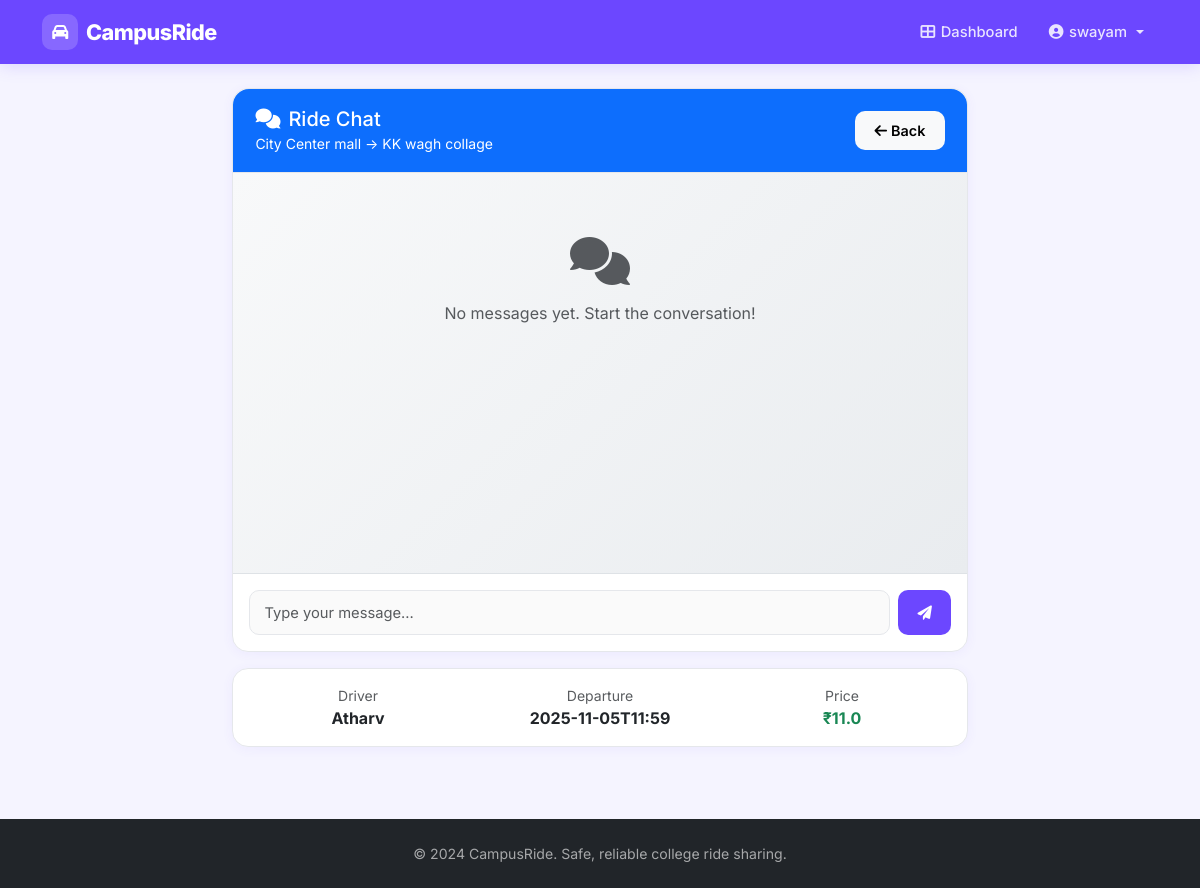
Screenshot of /chat/4 (signed in) with the database file from the repository.
### app.py (models this page shows)
class Booking(db.Model):
    __tablename__ = 'bookings'
    id = db.Column(db.Integer, primary_key=True)
    ride_id = db.Column(db.Integer, db.ForeignKey('rides.id'), nullable=False)
    passenger_email = db.Column(db.String(255), db.ForeignKey('users.email'), nullable=False)
    passenger_name = db.Column(db.String(255), nullable=False)
    pickup_location = db.Column(db.Text)
    dropoff_location = db.Column(db.Text)
    amount_paid = db.Column(db.Numeric(10, 2), default=0.00)
    payment_status = db.Column(db.String(50), default='pending')
    booked_at = db.Column(db.String(50), nullable=False)

class Ride(db.Model):
    __tablename__ = 'rides'
    id = db.Column(db.Integer, primary_key=True)
    driver_email = db.Column(db.String(255), db.ForeignKey('users.email'), nullable=False)
    driver_name = db.Column(db.String(255), nullable=False)
    origin = db.Column(db.Text, nullable=False)
    destination = db.Column(db.Text, nullable=False)
    departure_time = db.Column(db.String(50), nullable=False)
    seats_available = db.Column(db.Integer, nullable=False)
    price_per_seat = db.Column(db.Numeric(10, 2), default=0.00)
    route_waypoints = db.Column(db.Text)
    ride_status = db.Column(db.String(50), default='active')
    completed_at = db.Column(db.String(50))
    distance_km = db.Column(db.Numeric(5, 2), default=0.00)
    created_at = db.Column(db.String(50), nullable=False)
    bookings = db.relationship('Booking', backref='ride', lazy=True, cascade='all, delete-orphan')
    messages = db.relationship('ChatMessage', backref='ride', lazy=True, cascade='all, delete-orphan')

### app.py (the view)
@app.route('/chat/<int:ride_id>')
def chat(ride_id):
    if 'email' not in session:
        flash('You must be logged in to chat.', 'error')
        return redirect(url_for('login'))
    ride = Ride.query.get(ride_id)
    if not ride:
        flash('Ride not found.', 'error')
        return redirect(url_for('dashboard'))
    is_driver = ride.driver_email == session['email']
    is_passenger = Booking.query.filter_by(ride_id=ride_id, passenger_email=session['email']).first() is not None
    if not (is_driver or is_passenger):
        flash('You are not part of this ride.', 'error')
        return redirect(url_for('dashboard'))
    messages = ChatMessage.query.filter_by(ride_id=ride_id).order_by(ChatMessage.timestamp.asc()).all()
    return render_template('chat.html',
                           ride=ride_to_dict(ride),
                           messages=[{c.name: getattr(m, c.name) for c in m.__table__.columns} for m in messages])

### app.py (called while the page is built)
def ride_to_dict(ride):
    d = {c.name: getattr(ride, c.name) for c in ride.__table__.columns}
    d['price_per_seat'] = float(d['price_per_seat'] or 0)
    d['distance_km'] = float(d['distance_km'] or 0)
    d['amount_paid'] = float(d.get('amount_paid') or 0) if 'amount_paid' in d else 0
    return d

### templates/chat.html (shortened to what this page needs)
{% extends "layout.html" %}
{% block content %}
<div class="container py-4">
    <div class="row justify-content-center">
        <div class="col-md-8">
            <div class="card">
                <div class="card-header bg-primary text-white">
                    <div class="d-flex justify-content-between align-items-center">
                        <div>
                            <h5 class="mb-0">
                                <i class="fas fa-comments me-2"></i>Ride Chat
                            </h5>
                            <small>{{ ride.origin }} → {{ ride.destination }}</small>
                        </div>
                        <a href="{{ url_for('dashboard') }}" class="btn btn-light btn-sm">
                            <i class="fas fa-arrow-left me-1"></i>Back
                        </a>
                    </div>
                </div>
                <div class="card-body p-0">
                    <div id="chat-messages" class="chat-container" style="height: 400px; overflow-y: auto; padding: 1rem;">
                        {% if messages %}
                            {% for message in messages %}
                            <div class="message mb-3 {{ 'text-end' if message.sender_email == session.email else 'text-start' }}">
                                <div class="d-inline-block">
                                    <div class="message-bubble {{ 'bg-primary text-white' if message.sender_email == session.email else 'bg-light' }}"
                                         style="max-width: 70%; padding: 0.75rem; border-radius: 1rem;">
                                        <div class="message-text">{{ message.message }}</div>
                                        <small class="message-time {{ 'text-white-50' if message.sender_email == session.email else 'text-muted' }}">
                                            {{ message.sender_name }} • {{ message.timestamp }}
                                        </small>
                                    </div>
                                </div>
                            </div>
                            {% endfor %}
                        {% else %}
                            <div class="text-center text-muted py-5">
                                <i class="fas fa-comments fa-3x mb-3"></i>
                                <p>No messages yet. Start the conversation!</p>
                            </div>
                        {% endif %}
                    </div>
                    <div class="border-top p-3">
                        <form method="POST" action="{{ url_for('send_message', ride_id=ride.id) }}" class="d-flex gap-2">
                            <input type="text" name="message" class="form-control"
                                   placeholder="Type your message..." required maxlength="500">
                            <button type="submit" class="btn btn-primary">
                                <i class="fas fa-paper-plane"></i>
                            </button>
                        </form>
                    </div>
                </div>
            </div>
            <div class="card mt-3">
                <div class="card-body">
                    <div class="row text-center">
                        <div class="col-4">
                            <div class="text-muted small">Driver</div>
                            <div class="fw-bold">{{ ride.driver_name }}</div>
                        </div>
                        <div class="col-4">
                            <div class="text-muted small">Departure</div>
                            <div class="fw-bold">{{ ride.departure_time }}</div>
                        </div>
                        <div class="col-4">
                            <div class="text-muted small">Price</div>
                            <div class="fw-bold text-success">₹{{ ride.price_per_seat }}</div>
                        </div>
                    </div>
                </div>
            </div>
        </div>
    </div>
</div>
{% endblock %}

### templates/layout.html (shortened to what this page needs)
<!DOCTYPE html>
<html lang="en">
<head>
    <link href="https://cdn.jsdelivr.net/npm/bootstrap@5.3.0/dist/css/bootstrap.min.css" rel="stylesheet">
    <link href="https://cdnjs.cloudflare.com/ajax/libs/font-awesome/6.0.0/css/all.min.css" rel="stylesheet">
</head>
<body>
    <nav class="navbar navbar-expand-lg navbar-dark">
        <div class="container">
            <a class="navbar-brand" href="{{ url_for('index') }}">
                <span class="brand-icon"><i class="fas fa-car"></i></span>
                CampusRide
            </a>
            <div class="collapse navbar-collapse" id="navbarNav">
                <ul class="navbar-nav ms-auto align-items-lg-center gap-lg-1">
                    {% if session.email %}
                        <li class="nav-item">
                            <a class="nav-link" href="{{ url_for('dashboard') }}">
                                <i class="fas fa-th-large"></i>Dashboard
                            </a>
                        </li>
                        <li class="nav-item dropdown">
                            <a class="nav-link dropdown-toggle" href="#" id="navbarDropdown" role="button" data-bs-toggle="dropdown">
                                <i class="fas fa-user-circle"></i>{{ session.name }}
                            </a>
                        </li>
                    {% endif %}
                </ul>
            </div>
        </div>
    </nav>
    <div class="toast-container position-fixed top-0 end-0 p-3" style="z-index: 1055;">
    </div>
    <main>
        {% block content %}{% endblock %}
    </main>
    <footer class="bg-dark text-light py-4 mt-5">
        <div class="container text-center">
            <p>&copy; 2024 CampusRide. Safe, reliable college ride sharing.</p>
        </div>
    </footer>
</body>
</html>

### templates/layout.html (style rules this page uses)
:root { --primary-color: #6c47ff; --primary-dark: #4f2fe0; --primary-light: #ede9ff; --accent-color: #ff6b35; --accent-dark: #e85520; --secondary-color: #64748b; --success-color: #10b981; --danger-color: #ef4444; --warning-color: #f59e0b; --bg-color: #f5f4ff; --card-bg: #ffffff; --text-primary: #1e1b4b; --text-muted: #6b7280; --border-color: #e5e7eb; --navbar-height: 64px; }
* { box-sizing: border-box; }
body { font-family: 'Inter', -apple-system, BlinkMacSystemFont, sans-serif; background-color: var(--bg-color); color: var(--text-primary); opacity: 0; animation: pageLoad 0.4s ease forwards; }
.navbar { background: var(--primary-color) !important; height: var(--navbar-height); box-shadow: 0 2px 16px rgba(108,71,255,0.18); padding: 0 0; }
.navbar .container { height: 100%; }
.navbar-brand { font-weight: 800; font-size: 1.35rem; letter-spacing: -0.5px; color: #fff !important; display: flex; align-items: center; gap: 0.5rem; }
.navbar-brand .brand-icon { background: rgba(255,255,255,0.18); border-radius: 10px; width: 36px; height: 36px; display: flex; align-items: center; justify-content: center; font-size: 1rem; }
.navbar-nav .nav-link { color: rgba(255,255,255,0.85) !important; font-weight: 500; font-size: 0.92rem; padding: 0.4rem 0.85rem !important; border-radius: 8px; transition: background 0.18s, color 0.18s; display: flex; align-items: center; gap: 0.35rem; }
.card { border: 1px solid var(--border-color); box-shadow: 0 2px 12px rgba(108,71,255,0.06); border-radius: 16px; background: var(--card-bg); }
.card-header { background: transparent; border-bottom: 1px solid var(--border-color); padding: 1.1rem 1.4rem; border-radius: 16px 16px 0 0 !important; }
.btn { border-radius: 10px; font-weight: 600; font-size: 0.9rem; padding: 0.55rem 1.2rem; transition: all 0.2s ease; border: none; }
.btn-primary { background: var(--primary-color); color: #fff; }
.form-control, .form-select { border-radius: 10px; border: 1.5px solid var(--border-color); padding: 0.65rem 0.9rem; font-size: 0.92rem; color: var(--text-primary); background: #fafafa; transition: border-color 0.2s, box-shadow 0.2s; }
footer { background: #1e1b4b !important; }
footer p { color: rgba(255,255,255,0.6); font-size: 0.88rem; margin: 0; }

### templates/chat.html (style rules this page uses)
.chat-container { background: linear-gradient(135deg, #f8f9fa 0%, #e9ecef 100%); }

### rows the page displays
Booking: name "swayam"
Ride: origin "City Center mall", destination "KK wagh collage", driver_name "Atharv", departure_time "2025-11-05T11:59"

### other values shown
{{ ride.price_per_seat }} "11.0"
